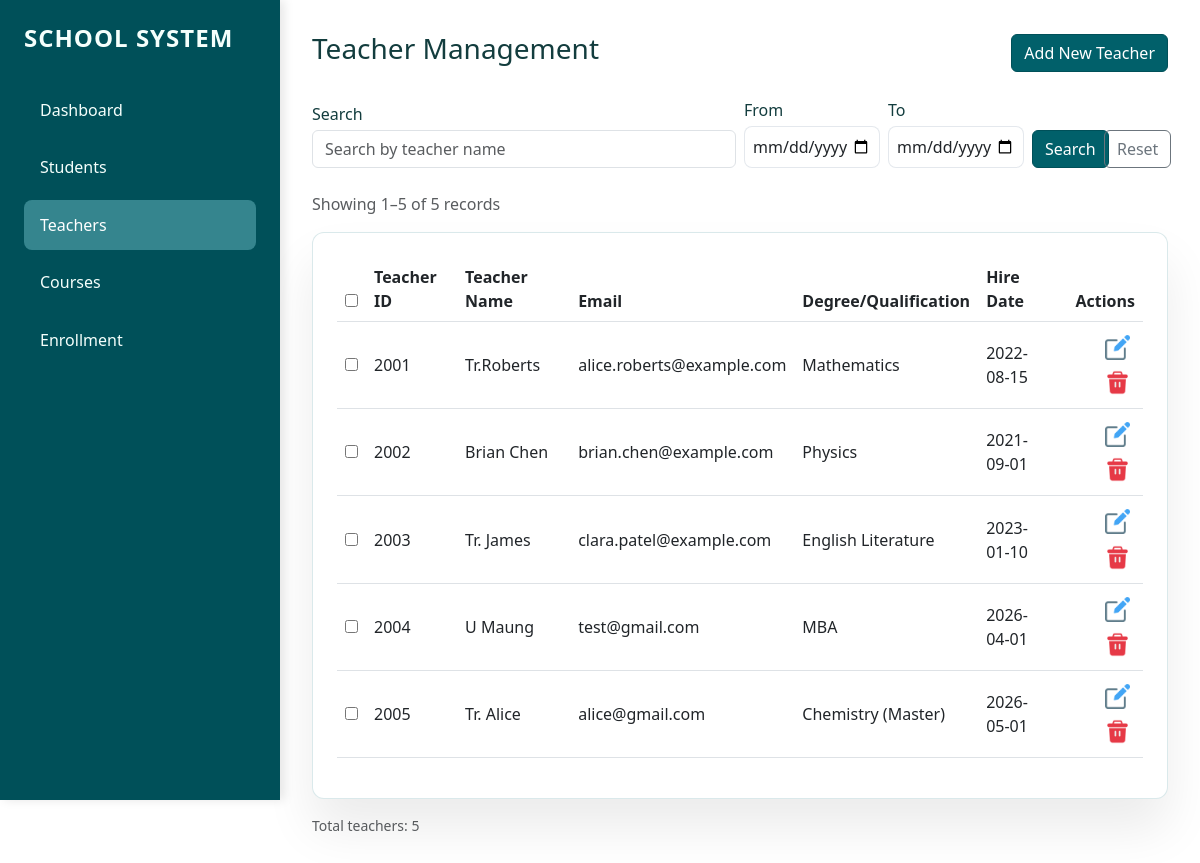
The page /teachers on the database its author committed.
### tables this page shows
CREATE TABLE teachers (
                teacher_id INTEGER PRIMARY KEY AUTOINCREMENT,
                name TEXT NOT NULL,
                email TEXT,
                degree TEXT,
                hire_date DATE
            );

### app.py (the view, shortened to what this page needs)
@app.route("/teachers", methods=["GET", "POST"])
def teachers_page():
    query = request.args.get("query", "").strip()
    start_date = request.args.get("start_date", "").strip()
    end_date = request.args.get("end_date", "").strip()
    page = request.args.get("page", 1, type=int)
    per_page = 5
    teachers, total = database.get_teachers(
        search_text=query or None,
        start_date=start_date or None,
        end_date=end_date or None,
        page=page,
        per_page=per_page,
    )
    total_pages = (total + per_page - 1) // per_page
    start = (page - 1) * per_page + 1 if total > 0 else 0
    end = min(page * per_page, total)
    return render_template(
        "teachers.html",
        teachers=teachers,
        query=query,
        start_date=start_date,
        end_date=end_date,
        page=page,
        total_pages=total_pages,
        total=total,
        start=start,
        end=end,
    )

### database.py (called while the page is built)
def get_connection():
    conn = sqlite3.connect(DB_NAME, timeout=30)
    conn.execute('PRAGMA foreign_keys = ON')
    conn.row_factory = sqlite3.Row
    return conn

### templates/teachers.html (shortened to what this page needs)
{% extends "base.html" %}
{% block content %}
<div class="d-flex justify-content-between align-items-center mb-4">
    <h3>Teacher Management</h3>
    <button class="btn btn-primary" data-bs-toggle="modal" data-bs-target="#addModal">Add New Teacher</button>
</div>
<form method="GET" action="{{ url_for('teachers_page') }}" class="row g-2 align-items-end mb-4">
    <div class="col-md-6">
        <label for="search" class="form-label mb-1">Search</label>
        <input type="search" name="query" class="form-control" placeholder="Search by teacher name"
            value="{{ query | default('') }}">
    </div>
    <div class="col-md-2">
        <label class="form-label mb-1">From</label>
        <input type="date" name="start_date" class="form-control" value="{{ start_date }}">
    </div>
    <div class="col-md-2">
        <label class="form-label mb-1">To</label>
        <input type="date" name="end_date" class="form-control" value="{{ end_date }}">
    </div>
    <div class="col-md-1 d-grid">
        <button type="submit" class="btn btn-outline-primary w-100">Search</button>
    </div>
    <div class="col-md-1 d-grid">
        <a href="{{ url_for('teachers_page') }}" class="btn btn-outline-secondary">Reset</a>
    </div>
</form>
<p class="text-muted">Showing {{ start }}–{{ end }} of {{ total }} records</p>
<div class="card-custom">
    <table class="table align-middle">
        <thead>
            <tr>
                <th><input type="checkbox" id="selectAll"></th>
                <th>Teacher ID</th>
                <th>Teacher Name</th>
                <th>Email</th>
                <th>Degree/Qualification</th>
                <th>Hire Date</th>
                <th class="text-end">Actions</th>
            </tr>
        </thead>
        <tbody>
            {% for s in teachers %}
            <tr>
                <td><input type="checkbox" class="rowCheckbox" value="{{ s['teacher_id'] }}"></td>
                <td>{{ s['teacher_id'] }}</td>
                <td>{{ s['name'] }}</td>
                <td>{{ s['email'] }}</td>
                <td>{{ s['degree'] }}</td>
                <td>{{ s['hire_date'] }}</td>
                <td class="text-end">
                    <button class="btn btn-sm btn-outline-secondary" data-bs-toggle="modal"
                        data-bs-target="#edit{{ s['teacher_id'] }}"><img
                            src="{{ url_for('static', filename='image/edit.png') }}" alt="Edit"
                            style="width: 1rem; height: 1rem;"></button>
                    <form action="/teachers/{{ s['teacher_id'] }}/delete" method="POST" class="d-inline row-delete-form" data-item-name="teacher {{ s['name'] }}">
                        <button type="submit" class="btn btn-sm delete-row-delete-btn"><img
                                src="{{ url_for('static', filename='image/delete.png') }}" alt="Delete"
                                style="width: 1rem; height: 1rem;"></button>
                    </form>
                </td>
            </tr>
            {% endfor %}
        </tbody>
    </table>
</div>
<div class="d-flex justify-content-between align-items-center mt-3">
    <small class="text-muted">Total teachers: {{ total }}</small>
</div>
{% endblock %}

### static/style.css (style rules this page uses)
:root { --sidebar-width: 280px; --primary-bg: #ffffff; --sidebar-color: #005059; --accent: #7DA78C; --accent-strong: rgb(53, 133, 142); --accent-soft: rgb(53, 133, 142,0.5); --text-muted: rgba(255, 255, 255, 0.85); --text-strong: #f5fffc; --card-bg: #ffffff; --card-border: rgba(53, 133, 142, 0.18); }
body { background: var(--primary-bg); margin: 0; font-family: 'Segoe UI', Tahoma, Geneva, Verdana, sans-serif; color: #133d3e; }
.btn-primary, .btn-outline-primary, .btn-success { color: #ffffff; background-color: #01606a !important; border-color: #005059 !important; }
.d-flex.justify-content-between.align-items-center.mb-4>.btn-primary { min-width: 140px; }
.delete-row-delete-btn { background: transparent !important; border: none !important; border-radius: 0 !important; box-shadow: none !important; padding: 0; width: 2.2rem; height: 2.2rem; display: inline-flex; align-items: center; justify-content: center; }
.delete-row-delete-btn img { width: 25px !important; height: 25px !important; }
button[data-bs-target^="#edit"] img { width: 25px !important; height: 25px !important; align-items: center; justify-content: center; background: transparent !important; border: none !important; padding: 0 !important; }
button[data-bs-target^="#edit"] { background: transparent !important; border: none !important; border-radius: 0 !important; box-shadow: none !important; padding: 0; width: 2.2rem; height: 2.2rem; display: inline-flex; align-items: center; justify-content: center; }
.card-custom { background: var(--card-bg); border-radius: 12px; padding: 1.5rem; box-shadow: 0 30px 50px rgba(0, 0, 0, 0.08); border: 1px solid var(--card-border); }
input[type="date"] { padding: 0.5rem; border: 1px solid rgba(148, 163, 184, 0.25); border-radius: 8px; width: 100%; }

### rows shown on the page
teachers: teacher_id "2001", name "Tr.Roberts", email "alice.roberts@example.com", degree "Mathematics", hire_date "2022-08-15"
teachers: teacher_id "2002", name "Brian Chen", email "brian.chen@example.com", degree "Physics", hire_date "2021-09-01"
teachers: teacher_id "2003", name "Tr. James", email "clara.patel@example.com", degree "English Literature", hire_date "2023-01-10"
teachers: teacher_id "2004", name "U Maung", email "test@gmail.com", degree "MBA", hire_date "2026-04-01"
teachers: teacher_id "2005", name "Tr. Alice", email "alice@gmail.com", degree "Chemistry (Master)", hire_date "2026-05-01"

### other values the page prints
{{ start }} "1"
{{ end }} "5"
{{ total }} "5"
